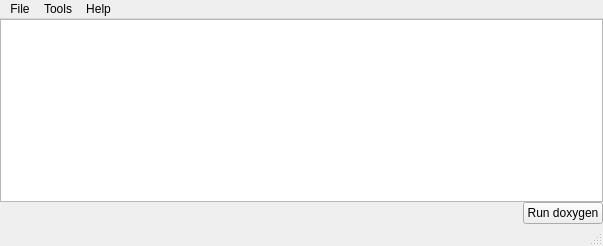
<?xml version="1.0" encoding="UTF-8"?>
<ui version="4.0">
 <class>quickdoxy</class>
 <widget class="QMainWindow" name="quickdoxy">
  <property name="geometry">
   <rect>
    <x>0</x>
    <y>0</y>
    <width>603</width>
    <height>246</height>
   </rect>
  </property>
  <property name="windowTitle">
   <string>quickdoxy</string>
  </property>
  <property name="windowIcon">
   <iconset resource="frontend.qrc">
    <normaloff>:/icon_main</normaloff>:/icon_main</iconset>
  </property>
  <widget class="QWidget" name="centralWidget">
   <layout class="QVBoxLayout" name="verticalLayout">
    <property name="spacing">
     <number>0</number>
    </property>
    <property name="leftMargin">
     <number>0</number>
    </property>
    <property name="topMargin">
     <number>0</number>
    </property>
    <property name="rightMargin">
     <number>0</number>
    </property>
    <property name="bottomMargin">
     <number>0</number>
    </property>
    <item>
     <widget class="parameterWidget" name="paramTree">
      <property name="headerHidden">
       <bool>true</bool>
      </property>
      <column>
       <property name="text">
        <string notr="true">1</string>
       </property>
      </column>
     </widget>
    </item>
    <item>
     <layout class="QHBoxLayout" name="horizontalLayout">
      <property name="spacing">
       <number>0</number>
      </property>
      <item>
       <spacer name="horizontalSpacer">
        <property name="orientation">
         <enum>Qt::Horizontal</enum>
        </property>
        <property name="sizeHint" stdset="0">
         <size>
          <width>40</width>
          <height>20</height>
         </size>
        </property>
       </spacer>
      </item>
      <item>
       <widget class="QPushButton" name="runbutton">
        <property name="text">
         <string>Run doxygen</string>
        </property>
       </widget>
      </item>
     </layout>
    </item>
   </layout>
  </widget>
  <widget class="QStatusBar" name="statusBar"/>
  <widget class="QMenuBar" name="menuBar">
   <property name="geometry">
    <rect>
     <x>0</x>
     <y>0</y>
     <width>603</width>
     <height>21</height>
    </rect>
   </property>
   <widget class="QMenu" name="menuHelp">
    <property name="title">
     <string>Help</string>
    </property>
    <addaction name="actionDoc"/>
    <addaction name="actionAbout"/>
   </widget>
   <widget class="QMenu" name="menuTool">
    <property name="title">
     <string>Tools</string>
    </property>
    <addaction name="actionToggle_log"/>
   </widget>
   <widget class="QMenu" name="menuFile">
    <property name="title">
     <string>File</string>
    </property>
    <addaction name="actionRunDoxygen"/>
   </widget>
   <addaction name="menuFile"/>
   <addaction name="menuTool"/>
   <addaction name="menuHelp"/>
  </widget>
  <action name="actionDoc">
   <property name="icon">
    <iconset resource="frontend.qrc">
     <normaloff>:/docu</normaloff>:/docu</iconset>
   </property>
   <property name="text">
    <string>Documentation</string>
   </property>
   <property name="toolTip">
    <string>opens the documentation</string>
   </property>
   <property name="shortcut">
    <string>F1</string>
   </property>
  </action>
  <action name="actionAbout">
   <property name="icon">
    <iconset resource="frontend.qrc">
     <normaloff>:/info</normaloff>:/info</iconset>
   </property>
   <property name="text">
    <string>About</string>
   </property>
   <property name="toolTip">
    <string>displays version information</string>
   </property>
   <property name="shortcut">
    <string>Shift+F1</string>
   </property>
  </action>
  <action name="actionToggle_log">
   <property name="icon">
    <iconset resource="frontend.qrc">
     <normaloff>:/log</normaloff>:/log</iconset>
   </property>
   <property name="text">
    <string>toggle log</string>
   </property>
   <property name="toolTip">
    <string>opens / closes the log window</string>
   </property>
   <property name="shortcut">
    <string>Ctrl+L</string>
   </property>
  </action>
  <action name="actionRunDoxygen">
   <property name="icon">
    <iconset resource="frontend.qrc">
     <normaloff>:/run</normaloff>:/run</iconset>
   </property>
   <property name="text">
    <string>Run Doxygen</string>
   </property>
   <property name="toolTip">
    <string>Runs doxygen with the specified parameters</string>
   </property>
   <property name="shortcut">
    <string>F2</string>
   </property>
  </action>
 </widget>
 <layoutdefault spacing="6" margin="11"/>
 <customwidgets>
  <customwidget>
   <class>parameterWidget</class>
   <extends>QTreeWidget</extends>
   <header>frontend_subclasses</header>
  </customwidget>
 </customwidgets>
 <resources>
  <include location="frontend.qrc"/>
 </resources>
 <connections/>
</ui>
